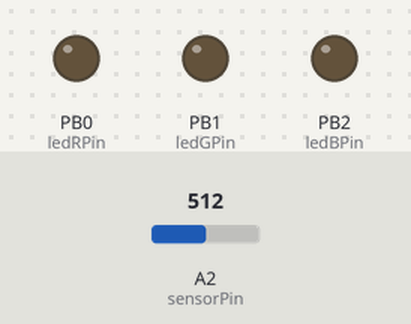
The sketch below on a simulated ATtiny85, built with avr-gcc and run on an emulated ATtiny85. Parts: output pins drawn as LEDs (lit = HIGH). Dashed ring = blinking. The test bench sets the inputs (shaded band); at power-on: A2 (sensorPin) = 512.

Above: at 2.1 s.
2.2 s: A2 (sensorPin) set to 716
At 3.0 s:
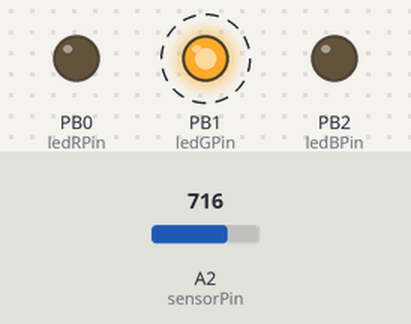
5.7 s: A2 (sensorPin) set to 511
At 5.85 s:
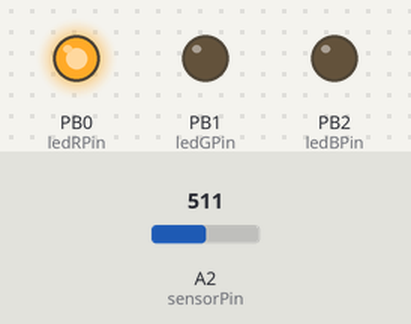
9.2 s: A2 (sensorPin) set to 900
At 10.4 s:
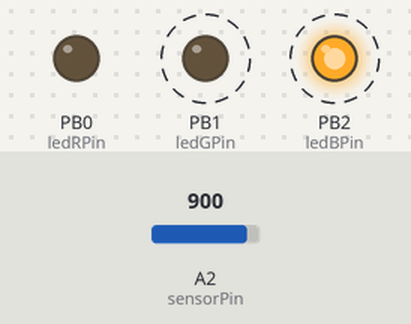
12.7 s: A2 (sensorPin) set to 306
At 12.8 s:
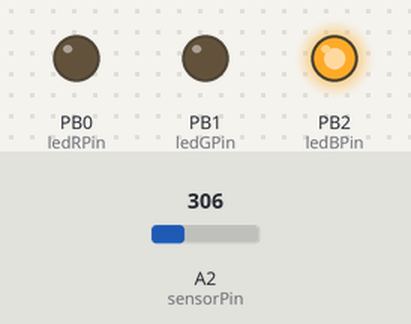
Timing chart, 0 to 17.2 s (numbered marks = the images above; inputs shaded):
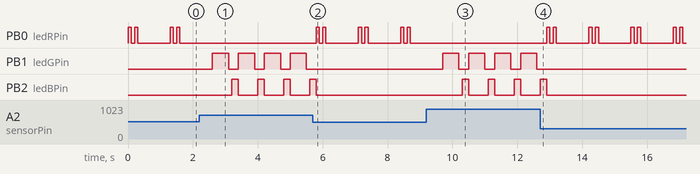

Measured:
- after the input at 2.2 s, PB0 (ledRPin): stops changing and stays LOW; PB1 (ledGPin): alternates HIGH for 0.50 s and LOW for 0.30 s, starting after 0.40 s; PB2 (ledBPin): alternates HIGH for 0.20 s and LOW for 0.60 s, starting after 1.0 s
- after the input at 5.7 s, PB0 (ledRPin): LOW → HIGH after 0.10 s, then repeats every 1.3 s: LOW 0.10 s, HIGH 0.10 s, LOW 1.0 s, HIGH 0.10 s; PB1 (ledGPin): stops changing and stays LOW; PB2 (ledBPin): goes on until 5.8 s, then stays LOW
- after the input at 9.2 s, PB0 (ledRPin): stops changing and stays LOW; PB1 (ledGPin): alternates HIGH for 0.50 s and LOW for 0.30 s, starting after 0.50 s; PB2 (ledBPin): alternates HIGH for 0.20 s and LOW for 0.60 s, starting after 1.1 s
- after the input at 12.7 s, PB0 (ledRPin): LOW → HIGH after 0.20 s, then repeats every 1.3 s: LOW 0.10 s, HIGH 0.10 s, LOW 1.0 s, HIGH 0.10 s; PB1 (ledGPin): stops changing and stays LOW; PB2 (ledBPin): goes on until 12.9 s, then stays LOW

The sketch:

Indikator_status_baterai_aki12V.ino
```cpp
/*
Baterai Indikator
sumber :
David Cuartielles, modified 30 Aug 2011, By Tom Igoe
http://arduino.cc/en/Tutorial/AnalogInput

Bisa digunakan pada tegangan baterai berapa saja
Contoh disini menggunakan bterai 12V
Yang mempunyai range tegangan 10.8-14,4V
 ATtiny85
- an 120ohms resistor dari PB0 ke Anoda RED LED dan Katoda ke GND
- an 100ohms resistor dari PB1 ke Anoda Yellow LED dan Katoda ke GND
- an 100ohms resistor dari PB0 ke Anoda Blue LED dan Katoda ke GND
Buat sebagai pembanding tegangan pada PB3 Yaitu 1:4--- +BAT --|10k|-|10k|-|10k|--PB3--|10k|-GND, pin PB3(A2)
- Untuk mencoba bisa menggunakan potensiometer 10-50kohms variabile
  ujungnya ke  at +5V and GND, dan pin tengah ke PB3(A2)

*/
// Bila menggunakan led biasa green ganti dengan yellow
int sensorPin = A2;   // PB3 Pembaca tegangan analog baterai
int ledRPin = 0;      // ke Anoda RED LED
int ledGPin = 1;      // ke Anoda Yellow LED
int ledBPin = 2;      // ke Anoda BLUE LED


int u = 0;  // Pembacaan awal input analog 0 Volt

float k=4.95/5; // Toleransi pembacaan tegangan
/*
 * Misal
 * tegangan terendah baterai 11.5V
 * maka 11,5 x (255/5)=
 * Teganga tertinggi 13,8
 * maka 13.8 x(255/5)=704
 */
int treapta1 = 586/k;       // Ubat=11,5
int treapta2 = 612/k;       // Ubat=12
int treapta3 = 663/k;       // Ubat=13
int treapta4 = 704/k;       // Ubat=13,8


void setup() {
  // declare the ledPins as an OUTPUT:
  pinMode(ledRPin, OUTPUT);
  pinMode(ledGPin, OUTPUT);
  pinMode(ledBPin, OUTPUT);
  pinMode(sensorPin,INPUT);
}

void loop() {

  // Semua led off
    digitalWrite(ledRPin, LOW);    // turn the red led off
    digitalWrite(ledGPin, LOW);    // turn the green led off
    digitalWrite(ledBPin, LOW);    // turn the blue led off


 // baca tegangan aki
  u = analogRead(sensorPin);

// voltage below 11.5V
if (u < treapta1)
{
  digitalWrite(ledGPin, LOW);    // turn the green led off
  digitalWrite(ledBPin, LOW);    // turn the blue led off

  digitalWrite(ledRPin, HIGH);   // turn the red led on
  delay(100);
  digitalWrite(ledRPin, LOW);    // turn the red led off
  delay(100);
  digitalWrite(ledRPin, HIGH);   // turn the red led on
  delay(100);
  digitalWrite(ledRPin, LOW);    // turn the red led off
  delay(1000);
}

// voltage ower 11,5V & below 12V
if (u > treapta1 && u < treapta2)
{
  digitalWrite(ledGPin, LOW);    // turn the green led off
  digitalWrite(ledBPin, LOW);    // turn the blue led off

  digitalWrite(ledRPin, HIGH);   // turn the red led on
  delay(100);
}

// voltage ower 12V & below 13V
if (u > treapta2 && u < treapta3)
{
  digitalWrite(ledBPin, LOW);    // turn the blue led off

  digitalWrite(ledRPin, HIGH);   // turn the red led on
  delay(500);
  digitalWrite(ledRPin, LOW);    // turn the red led off
  delay(100);
  digitalWrite(ledGPin, HIGH);   // turn the green led on
  delay(200);
}

// voltage ower 13,5V & below 13,8V
if (u >= treapta3 && u < treapta4)
{
  digitalWrite(ledRPin, LOW);    // turn the red led off
  digitalWrite(ledBPin, LOW);    // turn the blue led off

  digitalWrite(ledGPin, HIGH);   // turn the green led on
  delay(100);
}

// voltage ower 13,9
if (u > treapta4)
{
  digitalWrite(ledRPin, LOW);    // turn the red led off

  digitalWrite(ledGPin, HIGH);   // turn the green led on
  delay(500);
  digitalWrite(ledGPin, LOW);   // turn the green led off
  delay(100);
  digitalWrite(ledBPin, HIGH);   // turn the blue led on
  delay(200);
}
}
```
